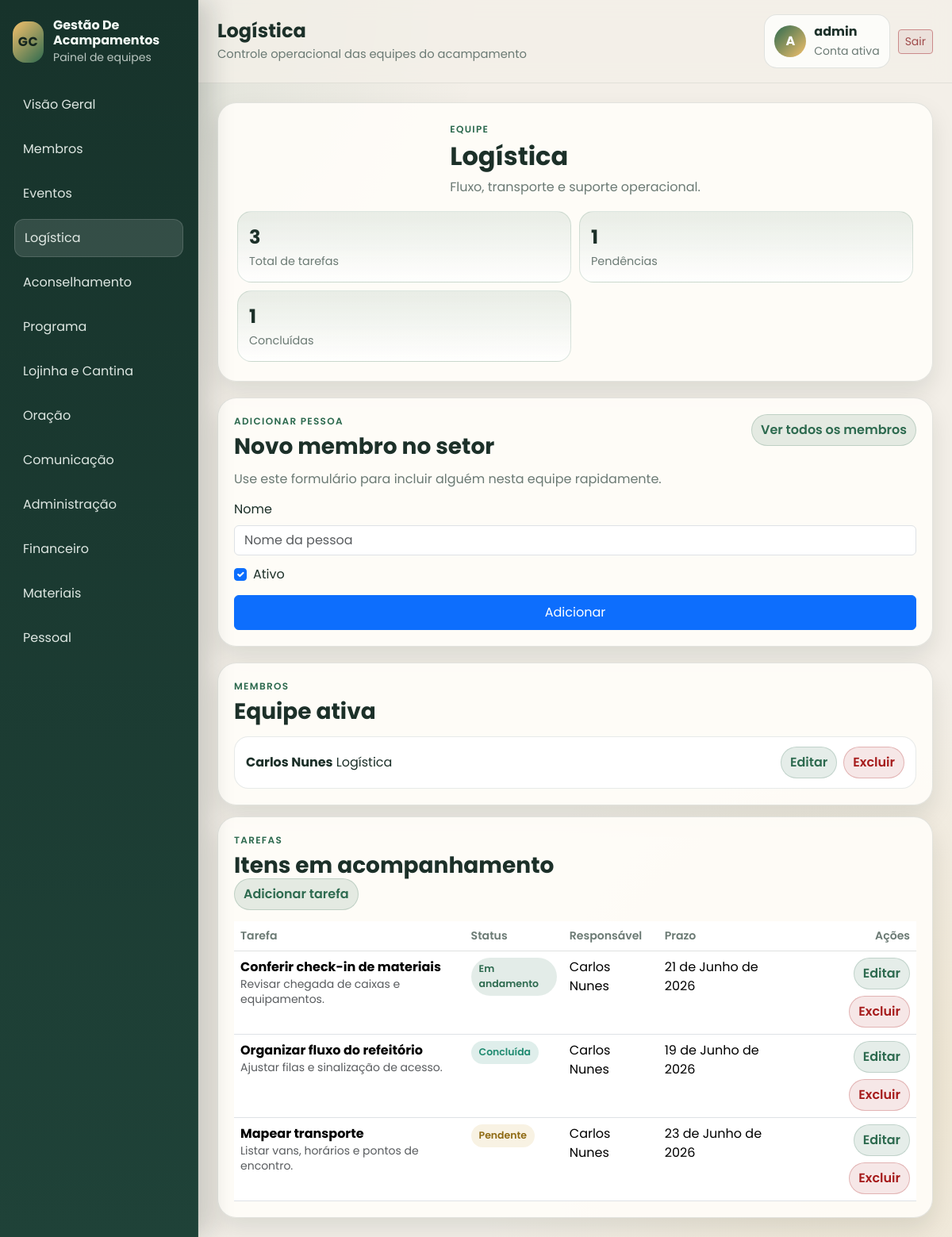
Page /dashboard/logistica/ (signed in) on the earlier database version.
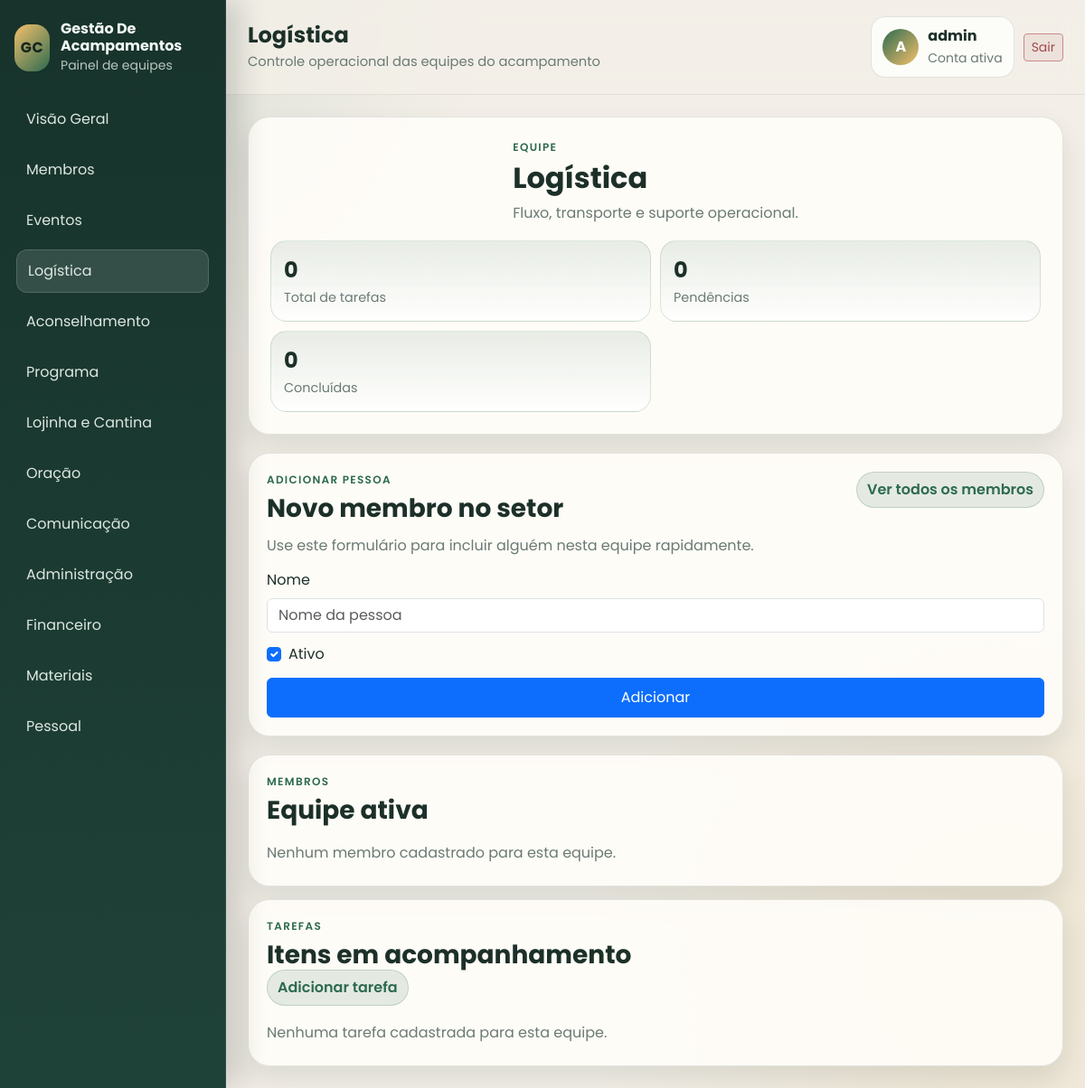
Same page on the later database version.
### dashboard/models.py (models this page shows, shortened)
class Membro(models.Model):
    nome = models.CharField(max_length=120)
    equipe = models.CharField(max_length=30, choices=EquipeChoices.choices)
    ativo = models.BooleanField(default=True)
    criado_em = models.DateTimeField(auto_now_add=True)
    class Meta:
        ordering = ['nome']
        verbose_name = 'Membro'
        verbose_name_plural = 'Membros'

class Tarefa(models.Model):
    titulo = models.CharField(max_length=150)
    descricao = models.TextField(blank=True)
    equipe = models.CharField(max_length=30, choices=EquipeChoices.choices)
    responsavel = models.ForeignKey(Membro, on_delete=models.SET_NULL, null=True, blank=True, related_name='tarefas')
    status = models.CharField(max_length=20, choices=StatusTarefaChoices.choices, default=StatusTarefaChoices.PENDENTE)
    prazo = models.DateField(null=True, blank=True)
    valor_estimado = models.DecimalField(max_digits=10, decimal_places=2, default=0)
    criado_em = models.DateTimeField(auto_now_add=True)
    atualizado_em = models.DateTimeField(auto_now=True)
    class Meta:
        ordering = ['status', 'prazo', '-criado_em']
        verbose_name = 'Tarefa'
        verbose_name_plural = 'Tarefas'

### dashboard/views.py (the view, shortened to what this page needs)
# urls.py: path('logistica/', views.team_page, {'team_slug': 'logistica'}, name='logistica'),
@login_required
def team_page(request, team_slug):
    if team_slug not in TEAM_META:
        team_slug = 'eventos'
    if not _can_access_team(request.user, team_slug):
        return _deny_access(team_slug)
    meta = TEAM_META[team_slug]
    tarefas = Tarefa.objects.filter(equipe=team_slug).select_related('responsavel')
    membros = Membro.objects.filter(equipe=team_slug, ativo=True)
    member_form = MembroQuickForm(initial={'ativo': True})
    template_name = 'dashboard/eventos.html' if team_slug == 'eventos' else 'dashboard/team_page.html'
    return render(request, template_name, {
        'page_title': meta['title'],
        'active_page': team_slug,
        'team_slug': team_slug,
        'team_title': meta['title'],
        'team_subtitle': meta['subtitle'],
        'members': membros,
        'can_view_members_index': _can_view_members_index(request.user),
        'can_manage_membership': _can_manage_membership(request.user),
        'member_form': member_form,
        'member_create_url': reverse('team_member_create', kwargs={'team_slug': team_slug}),
        'member_delete_url_name': 'membro_delete',
        'members_index_url': reverse('membros'),
        'task_create_url': reverse('task_create', kwargs={'team_slug': team_slug}),
        'task_update_url_name': 'task_update',
        'task_delete_url_name': 'task_delete',
        'tasks': tarefas,
        'task_total': tarefas.count(),
        'task_pending': tarefas.filter(status=StatusTarefaChoices.PENDENTE).count(),
        'task_done': tarefas.filter(status=StatusTarefaChoices.CONCLUIDA).count(),
    })

### dashboard/forms.py
class MembroQuickForm(forms.ModelForm):
    class Meta:
        model = Membro
        fields = ('nome', 'ativo')
        labels = {
            'nome': 'Nome',
            'ativo': 'Ativo',
        }
        widgets = {
            'nome': forms.TextInput(attrs={'class': 'form-control', 'placeholder': 'Nome da pessoa'}),
            'ativo': forms.CheckboxInput(attrs={'class': 'form-check-input'}),
        }

### dashboard/context_processors.py (called while the page is built)
def sidebar_context(request):
    allowed_teams = _allowed_teams_for_user(request.user)
    sidebar_team_links = [
        {
            'slug': slug,
            'title': TEAM_META[slug]['title'],
            'url_name': slug,
        }
        for slug in TEAM_ORDER
        if slug in allowed_teams
    ]
    return {
        'sidebar_team_links': sidebar_team_links,
        'can_view_members_index': _can_view_members_index(request.user),
        'can_view_preparo': _can_access_preparo(request.user),
        'can_view_commerce': _commercial_allowed(request.user),
    }

### dashboard/views.py (called while the page is built)
def _allowed_teams_for_user(user):
    if not user.is_authenticated:
        return set()
    if user.is_superuser:
        return set(ALL_TEAMS)
    return set(ROLE_TEAM_ACCESS.get(user.role, set()))

### dashboard/templates/dashboard/team_page.html (shortened to what the changed rows need)
{% extends 'dashboard/base.html' %}
{% block content %}
<section class="hero-card hero-card--compact">
    <div>
        <h2>{{ team_title }}</h2>
    </div>
    <div class="hero-card__stats">
        <div>
            <strong>{{ task_total }}</strong>
            <span>Total de tarefas</span>
        </div>
        <div>
            <strong>{{ task_pending }}</strong>
            <span>Pendências</span>
        </div>
        <div>
            <strong>{{ task_done }}</strong>
            <span>Concluídas</span>
        </div>
    </div>
</section>
<section class="dashboard-grid dashboard-grid--teams">
    <article class="panel-card">
        <div class="panel-card__header">
            <div>
            </div>
        </div>
        {% if members %}
            <ul class="member-list">
                {% for member in members %}
                    <li>
                        <div>
                            <strong>{{ member.nome }}</strong>
                            <span>{{ member.get_equipe_display }}</span>
                        </div>
                        {% if can_manage_membership %}
                            <div class="member-list__actions">
                                <a class="summary-card__link" href="{% url 'membro_update' member.pk %}">Editar</a>
                                <form method="post" action="{% url member_delete_url_name member.pk %}" class="m-0">
                                    <button type="submit" class="member-delete-link">Excluir</button>
                                </form>
                            </div>
                        {% endif %}
                    </li>
                {% endfor %}
            </ul>
        {% else %}
            <p class="empty-state">Nenhum membro cadastrado para esta equipe.</p>
        {% endif %}
    </article>
    <article class="panel-card">
        <div class="panel-card__header">
            <div>
            </div>
            <a class="summary-card__link" href="{{ task_create_url }}">Adicionar tarefa</a>
        </div>
        {% if tasks %}
            <div class="table-responsive">
                <table class="table team-table align-middle mb-0">
                    <thead>
                        <tr>
                            <th>Tarefa</th>
                            <th>Status</th>
                            <th>Responsável</th>
                            <th>Prazo</th>
                            <th class="text-end">Ações</th>
                        </tr>
                    </thead>
                    <tbody>
                        {% for task in tasks %}
                            <tr>
                                <td>
                                    <strong>{{ task.titulo }}</strong>
                                    {% if task.descricao %}
                                        <div class="small text-muted">{{ task.descricao }}</div>
                                    {% endif %}
                                </td>
                                <td><span class="status-pill status-pill--{{ task.status }}">{{ task.get_status_display }}</span></td>
                                <td>{{ task.responsavel.nome|default:'Sem responsável' }}</td>
                                <td>{{ task.prazo|default:'-'}} </td>
                                <td>
                                    <div class="task-actions">
                                        <a class="summary-card__link" href="{% url task_update_url_name task.pk %}">Editar</a>
                                        <a class="member-delete-link" href="{% url task_delete_url_name task.pk %}">Excluir</a>
                                    </div>
                                </td>
                            </tr>
                        {% endfor %}
                    </tbody>
                </table>
            </div>
        {% else %}
            <p class="empty-state">Nenhuma tarefa cadastrada para esta equipe.</p>
        {% endif %}
    </article>
</section>
{% endblock %}

### dashboard/templates/dashboard/base.html (shortened to what this page needs)
{% load static %}
<!DOCTYPE html>
<html lang="pt-br">
<head>
    <link href="https://cdn.jsdelivr.net/npm/bootstrap@5.3.3/dist/css/bootstrap.min.css" rel="stylesheet">
    <link rel="stylesheet" href="{% static 'dashboard/css/styles.css' %}">
</head>
<body data-active-page="{{ active_page|default:'dashboard' }}">
    <div class="app-shell">
        <aside class="sidebar" id="sidebar">
            <div class="sidebar__brand">
                <span class="sidebar__brand-mark">GC</span>
                <div>
                    <strong>Gestão De Acampamentos</strong>
                    <small>Painel de equipes</small>
                </div>
            </div>
            <nav class="sidebar__nav" aria-label="Navegação principal">
                <a class="sidebar__link" href="{% url 'dashboard' %}">Visão Geral</a>
                {% if can_view_members_index %}
                    <a class="sidebar__link" href="{% url 'membros' %}">Membros</a>
                {% endif %}
                {% for link in sidebar_team_links %}
                    <a class="sidebar__link" href="{% url link.url_name %}">{{ link.title }}</a>
                {% endfor %}
            </nav>
        </aside>
        <div class="app-main">
            <header class="topbar">
                <div class="topbar__heading">
                    <h1 class="topbar__title">{{ page_title|default:'Visão Geral' }}</h1>
                    <p class="topbar__subtitle">Controle operacional das equipes do acampamento</p>
                </div>
                <div class="topbar__actions">
                    {% if user.is_authenticated %}
                        <div class="topbar__user">
                            <div class="topbar__user-badge">
                                {{ user.username|slice:':1'|upper }}
                            </div>
                            <div>
                                <strong>{{ user.get_username }}</strong>
                                <small>Conta ativa</small>
                            </div>
                        </div>
                        <form method="post" action="{% url 'logout' %}" class="m-0">
                            <button type="submit" class="btn btn-outline-light btn-sm btn-logout">Sair</button>
                        </form>
                    {% endif %}
                </div>
            </header>
            <main class="content">
                {% block content %}{% endblock %}
            </main>
        </div>
    </div>
</body>
</html>

Differences in the rows shown:
removed Membro: nome "Carlos Nunes", equipe "Logística"
removed Tarefa: titulo "Conferir check-in de materiais", descricao "Revisar chegada de caixas e equipamentos.", status "Em andamento", responsavel.nome "Carlos Nunes", prazo "21 de Junho de 2026"
removed Tarefa: titulo "Organizar fluxo do refeitório", descricao "Ajustar filas e sinalização de acesso.", status "Concluída", responsavel.nome "Carlos Nunes", prazo "19 de Junho de 2026"
removed Tarefa: titulo "Mapear transporte", descricao "Listar vans, horários e pontos de encontro.", status "Pendente", responsavel.nome "Carlos Nunes", prazo "23 de Junho de 2026"
Other differences:
{{ task_total }}: "3" → "0"
{{ task_pending }}: "1" → "0"
{{ task_done }}: "1" → "0"
text no longer shown: "Tarefa Status Responsável Prazo Ações"
text now shown: "Nenhum membro cadastrado para esta equipe. Nenhuma tarefa cadastrada para esta equipe."
